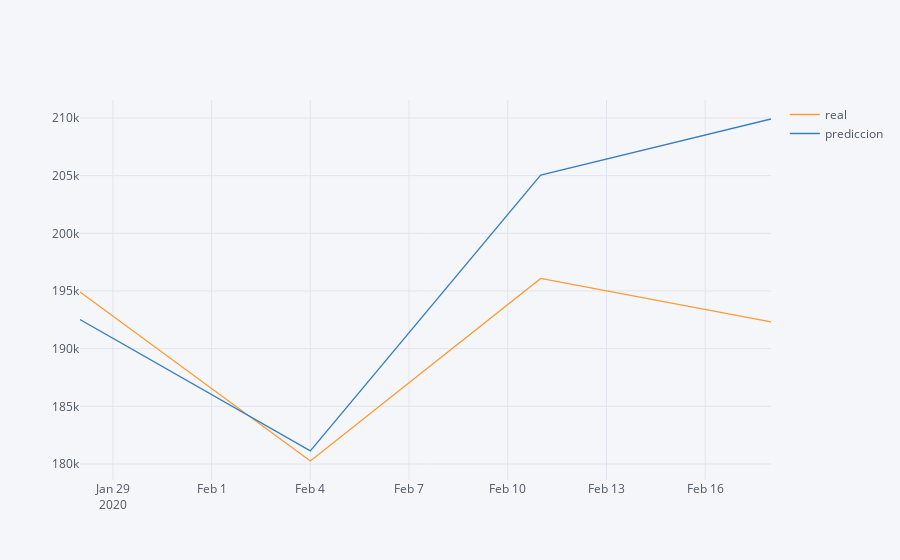

Write notebook code for a chart like this one.
### Code cell
pd.concat([bob.real,bob.prediccion], axis = 1).iplot()

### Figure 1 — Plotly figure (JSON) as saved in the notebook; plotly's stock layout.template omitted (floating-point values rounded to 4 significant figures)
{"data": [{"line": {"color": "rgba(255, 153, 51, 1.0)", "dash": "solid", "shape": "linear", "width": 1.3}, "mode": "lines", "name": "real", "text": "", "type": "scatter", "x": ["2020-01-28", "2020-02-04", "2020-02-11", "2020-02-18"], "y": [194900.0, 180300.0, 196100.0, 192300.0]}, {"line": {"color": "rgba(55, 128, 191, 1.0)", "dash": "solid", "shape": "linear", "width": 1.3}, "mode": "lines", "name": "prediccion", "text": "", "type": "scatter", "x": ["2020-01-28", "2020-02-04", "2020-02-11", "2020-02-18"], "y": [192500.0, 181100.0, 205000.0, 209900.0]}], "layout": {"legend": {"bgcolor": "#F5F6F9", "font": {"color": "#4D5663"}}, "paper_bgcolor": "#F5F6F9", "plot_bgcolor": "#F5F6F9", "title": {"font": {"color": "#4D5663"}}, "xaxis": {"gridcolor": "#E1E5ED", "showgrid": true, "tickfont": {"color": "#4D5663"}, "title": {"font": {"color": "#4D5663"}, "text": ""}, "zerolinecolor": "#E1E5ED"}, "yaxis": {"gridcolor": "#E1E5ED", "showgrid": true, "tickfont": {"color": "#4D5663"}, "title": {"font": {"color": "#4D5663"}, "text": ""}, "zerolinecolor": "#E1E5ED"}}}
